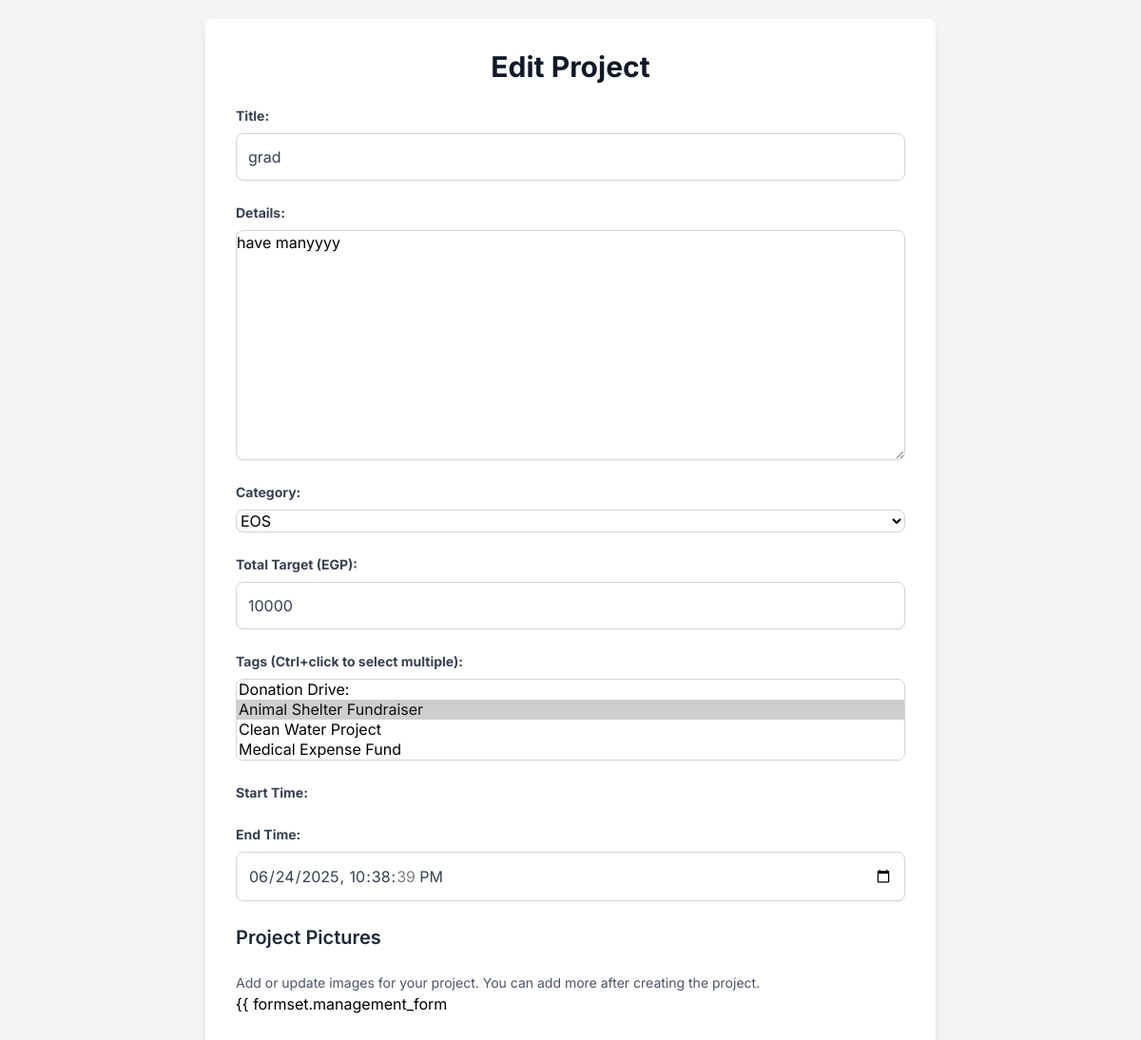
Page /3/update/ (signed in) on the earlier database version.
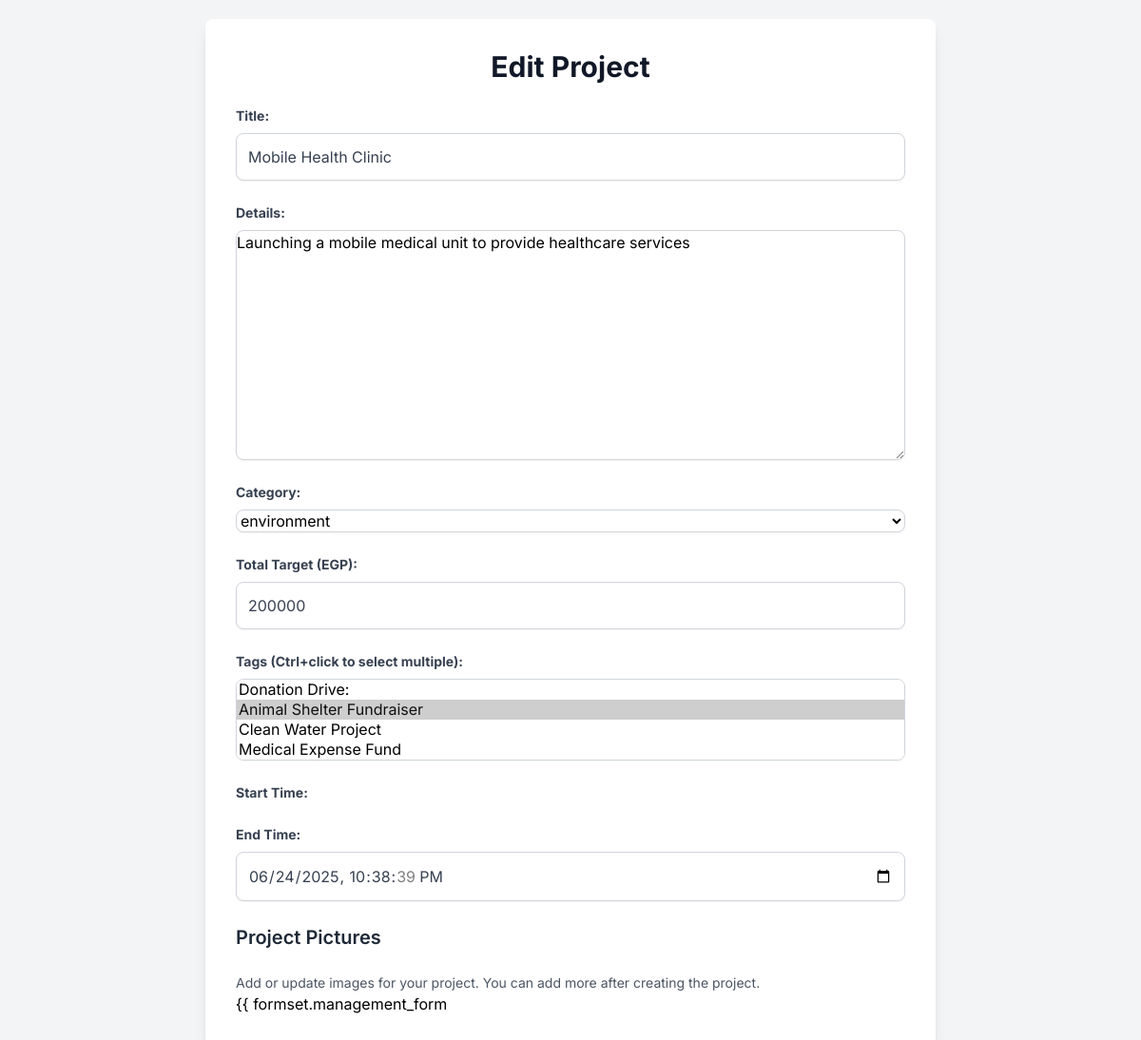
Same page on the later database version.
### projects/models.py (models this page shows, shortened)
class Project(models.Model):
    STATUS_CHOICES = (
        ('active', 'Active'),
        ('completed', 'Completed'),
        ('canceled', 'Canceled'),
        ('expired', 'Expired'),
    )
    title = models.CharField(max_length=200)
    details = models.TextField()
    total_target = models.PositiveIntegerField(help_text="Target amount in EGP")
    owner = models.ForeignKey(User, on_delete=models.CASCADE, related_name='projects')
    category = models.ForeignKey(Category, on_delete=models.SET_NULL, null=True, blank=True)
    tags = models.ManyToManyField(Tag, blank=True)
    start_time = models.DateTimeField(default=timezone.now)
    end_time = models.DateTimeField()
    created_at = models.DateTimeField(auto_now_add=True)
    updated_at = models.DateTimeField(auto_now=True)
    status = models.CharField(max_length=10, choices=STATUS_CHOICES, default='active')
    is_featured = models.BooleanField(default=False) # Added as per API views usage

### projects/views.py (the view, shortened to what this page needs)
# urls.py: path('<int:pk>/update/', views.ProjectUpdateView.as_view(), name='update'),
class ProjectUpdateView(LoginRequiredMixin, UpdateView):
    model = Project
    form_class = ProjectForm
    template_name = 'projects/project_form.html'
    def get_context_data(self, **kwargs):
        data = super().get_context_data(**kwargs)
        if self.request.POST:
            data['formset'] = ProjectPictureFormSet(self.request.POST, self.request.FILES, instance=self.object)
        else:
            data['formset'] = ProjectPictureFormSet(instance=self.object)
        return data
    def dispatch(self, request, *args, **kwargs):
        project = self.get_object()
        if project.owner != request.user:
            messages.error(request, "You can only edit your own projects.")
            return redirect('projects:detail', pk=project.pk) # Use correct reverse name
        return super().dispatch(request, *args, **kwargs)

### projects/forms.py
class ProjectForm(forms.ModelForm):
    class Meta:
        model = Project
        fields = [
            'title', 'details', 'category',
            'tags', 'total_target', 'end_time'
        ]
        widgets = {
            'end_time': forms.DateTimeInput(attrs={'type': 'datetime-local'}),
        }

### projects/models.py (called while the page is built)
    def __str__(self):
        return self.name

    def __str__(self):
        return self.name

### projects/templates/projects/project_form.html (shortened to what this page needs)
{% load static %}
<!DOCTYPE html>
<html lang="en">
<head>
    <script src="https://cdn.tailwindcss.com"></script>
</head>
<body>
    <div class="max-w-3xl mx-auto bg-white rounded-lg shadow-lg p-8">
        <h1 class="text-3xl font-bold text-gray-900 mb-6 text-center">
            {% if form.instance.pk %}Edit Project{% else %}Create New Project{% endif %}
        </h1>
        <form method="post" enctype="multipart/form-data" class="space-y-6">
            <div class="form-group">
                <label for="{{ form.title.id_for_label }}" class="block text-gray-700 text-sm font-bold mb-2">Title:</label>
                {{ form.title }}
            </div>
            <div class="form-group">
                <label for="{{ form.details.id_for_label }}" class="block text-gray-700 text-sm font-bold mb-2">Details:</label>
                {{ form.details }}
            </div>
            <div class="form-group">
                <label for="{{ form.category.id_for_label }}" class="block text-gray-700 text-sm font-bold mb-2">Category:</label>
                {{ form.category }}
            </div>
            <div class="form-group">
                <label for="{{ form.total_target.id_for_label }}" class="block text-gray-700 text-sm font-bold mb-2">Total Target (EGP):</label>
                {{ form.total_target }}
            </div>
            <div class="form-group">
                <label for="{{ form.tags.id_for_label }}" class="block text-gray-700 text-sm font-bold mb-2">Tags (Ctrl+click to select multiple):</label>
                {{ form.tags }}
            </div>
            <div class="form-group">
                <label for="{{ form.start_time.id_for_label }}" class="block text-gray-700 text-sm font-bold mb-2">Start Time:</label>
            </div>
            <div class="form-group">
                <label for="{{ form.end_time.id_for_label }}" class="block text-gray-700 text-sm font-bold mb-2">End Time:</label>
                {{ form.end_time }}
            </div>
            <h2 class="text-xl font-semibold text-gray-800 mt-8 mb-4">Project Pictures</h2>
            <p class="text-gray-600 text-sm mb-2">Add or update images for your project. You can add more after creating the project.</p>
            {{ formset.management_form

Differences in the rows shown:
changed Project: title "grad" → "Mobile Health Clinic"; details "have manyyyy" → "Launching a mobile medical unit to provide healthcare services"; category "EOS" → "environment"; total_target "10000" → "200000"
